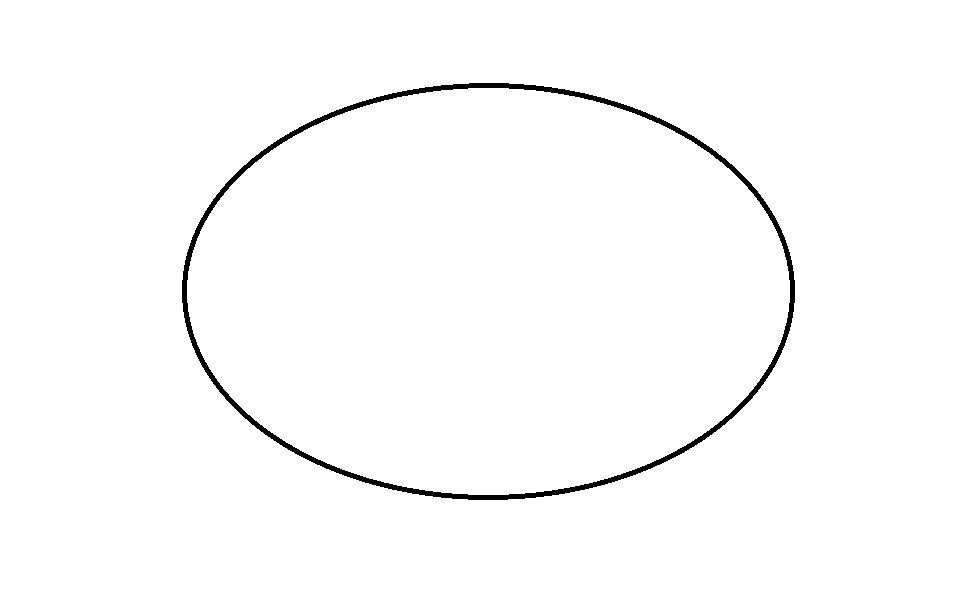
#> input picture circle_image.png, 960 x 600 px
$ python circular.py
#> lines starting #> are read from the running program, lines starting #| are printed output that depends on the picture; after the words box and inside, x2 and y2 are one past the last pixel; in counts of white or black regions, pixels touching at a corner belong together; long printed decimals are rounded
import cv2
import numpy as np

# Load the image
image = cv2.imread('circle_image.png', cv2.IMREAD_GRAYSCALE)
#> image: shape (600, 960); 98.6% white; 1 black region

# Apply a binary threshold to highlight the ellipse
_, thresh = cv2.threshold(image, 127, 255, cv2.THRESH_BINARY)

# Find contours in the thresholded image
contours, _ = cv2.findContours(thresh, cv2.RETR_LIST, cv2.CHAIN_APPROX_SIMPLE)
#> contours = 3 contours; box (x1, y1, x2, y2) and area: (0, 0, 960, 600) 574441, (181, 82, 796, 501) 201526, (187, 88, 790, 495) 191995

# Fit an ellipse to the largest contour found
for contour in contours:
    if len(contour) >= 5:  # Fit ellipse needs at least 5 points
        ellipse = cv2.fitEllipse(contour)
        (center, axes, angle) = ellipse
        print(f"Center: {center}, Axes: {axes}, Angle: {angle}")

        # Optionally draw the detected ellipse on the image
        output_image = cv2.cvtColor(image, cv2.COLOR_GRAY2BGR)
        cv2.ellipse(output_image, ellipse, (0, 255, 0), 2)
        cv2.imshow("Detected Ellipse", output_image)
        cv2.waitKey(0)
        break  # Stop after finding the first suitable ellipse
#> this loop made 1 pass
#> (center, axes, angle) on pass 1: ((488, 291), (406, 602.1), 90)
#| Center: (488.038, 291.031), Axes: (405.990, 602.110), Angle: 89.998
#> pass 1, `cv2.imshow("Detected Ellipse", output_image)`:
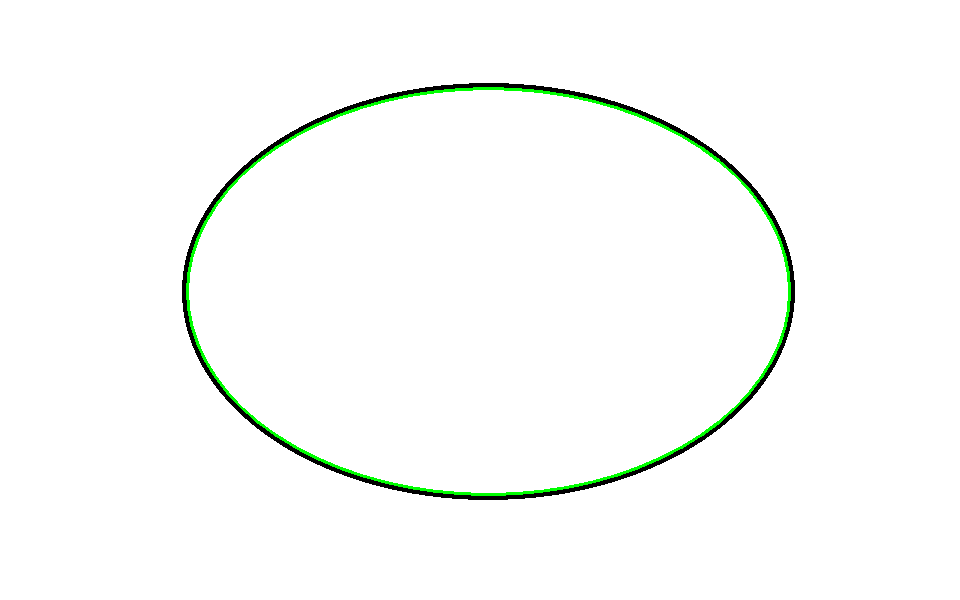
#> window 'Detected Ellipse': shape (600, 960, 3); mean B, G, R 250, 252, 250

$ run again, with avi.png copied over circle_image.png
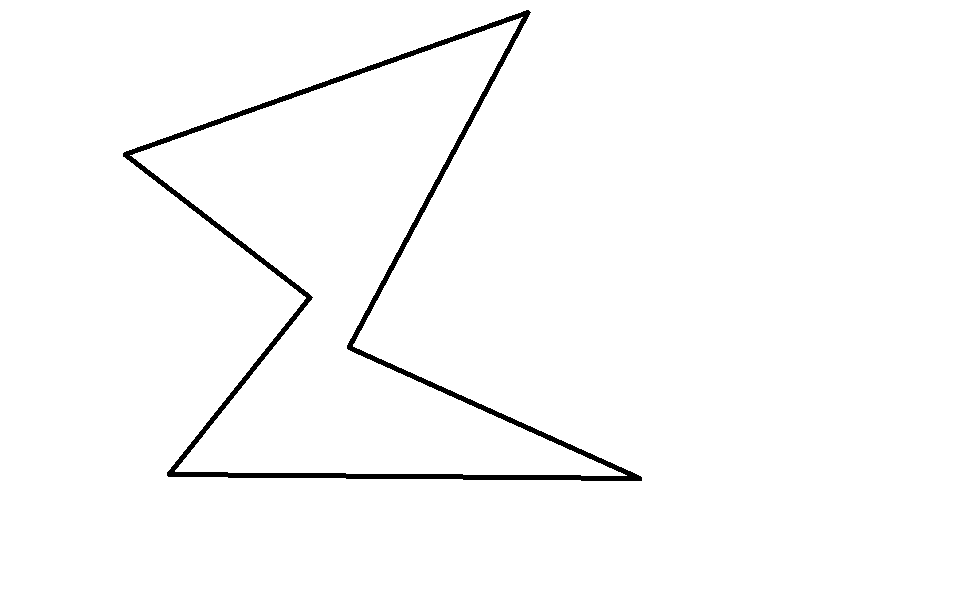
#> input picture avi.png, 960 x 600 px
#> image: shape (600, 960); 98.2% white; 1 black region
#> contours = 3 contours; box (x1, y1, x2, y2) and area: (0, 0, 960, 600) 574441, (122, 9, 643, 482) 96276, (130, 17, 627, 476) 84204
#> the loop `for contour in contours:` made 1 pass
#> (center, axes, angle) on pass 1: ((845.3, 229.8), (495.4, 1255.2), 88.8)
#> (printed output is left out)
#> pass 1, `cv2.imshow("Detected Ellipse", output_image)`:
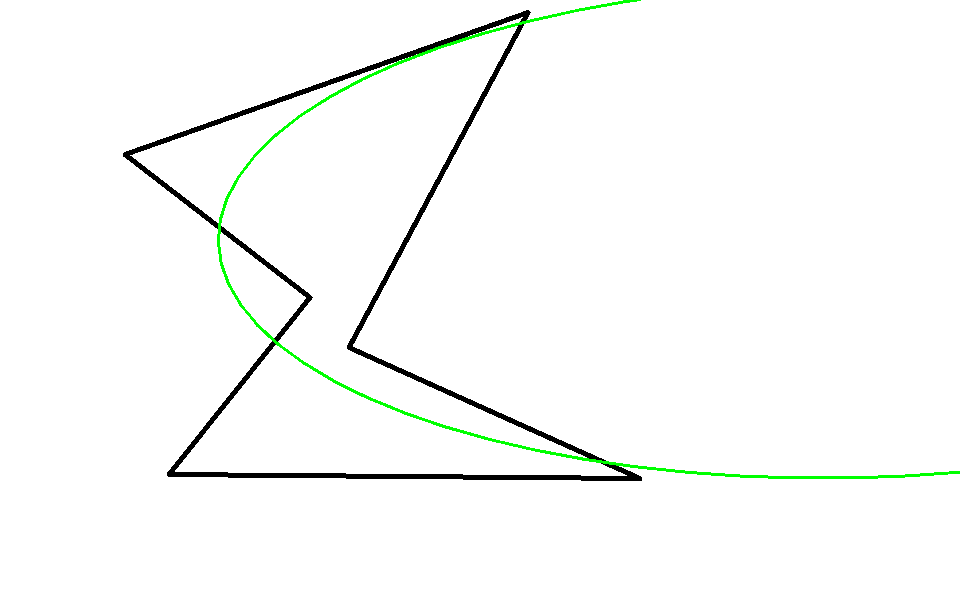
#> window 'Detected Ellipse': shape (600, 960, 3); mean B, G, R 248.8, 250.5, 248.8

$ run again, with example_plan.png copied over circle_image.png
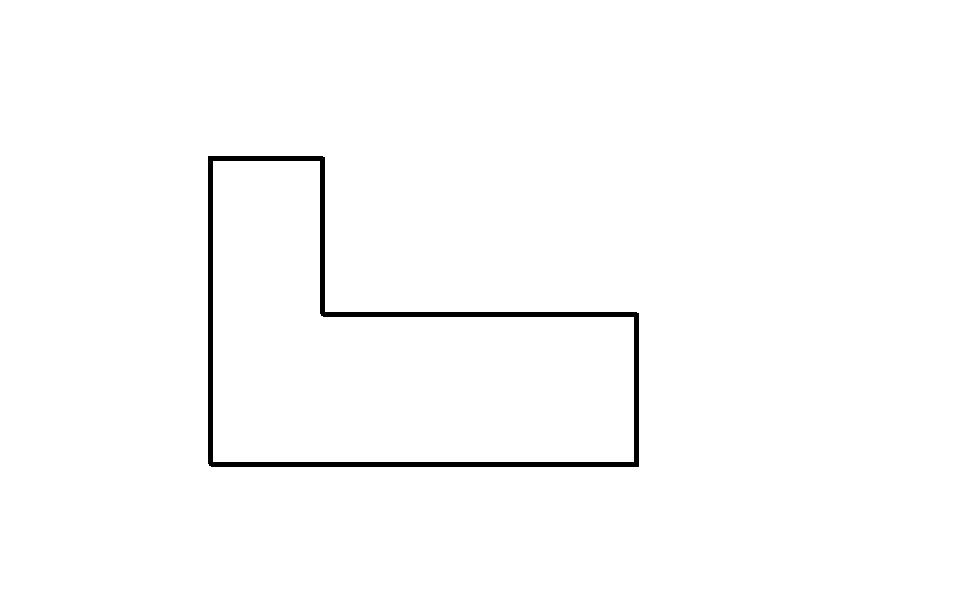
#> input picture example_plan.png, 960 x 600 px
#> image: shape (600, 960); 98.7% white; 1 black region
#> contours = 3 contours; box (x1, y1, x2, y2) and area: (0, 0, 960, 600) 574441, (207, 155, 640, 468) 85786, (213, 161, 634, 462) 77022
#> the loop `for contour in contours:` made 1 pass
#> (center, axes, angle) on pass 1: ((447.9, 287.2), (336.1, 466.1), 1.16)
#> (printed output is left out)
#> pass 1, `cv2.imshow("Detected Ellipse", output_image)`:
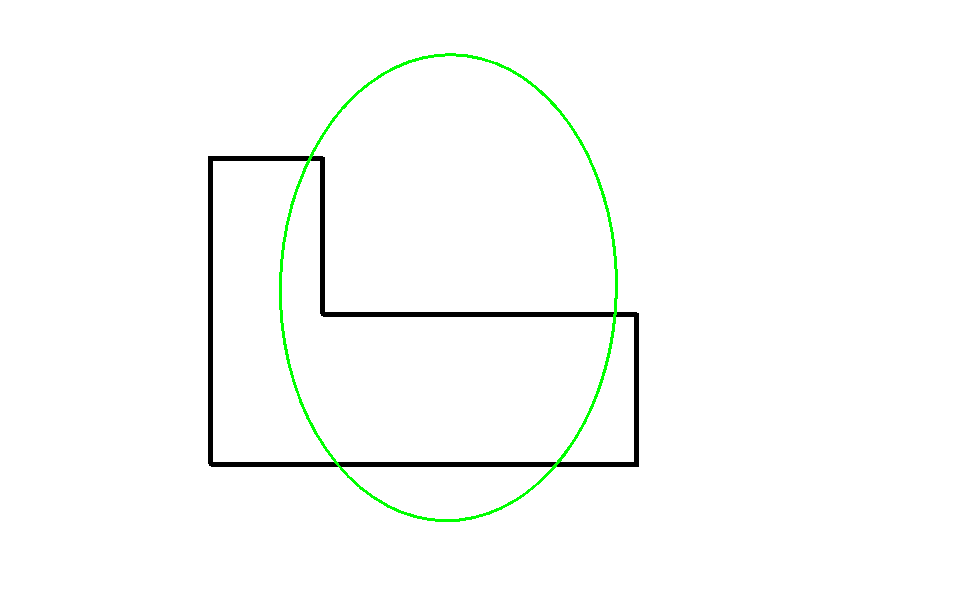
#> window 'Detected Ellipse': shape (600, 960, 3); mean B, G, R 250.1, 251.8, 250.1

$ run again, with joystick.png copied over circle_image.png
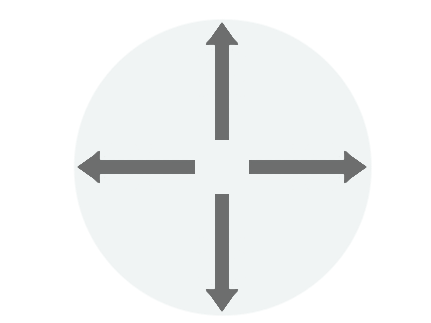
#> input picture joystick.png, 431 x 323 px
#> `_, thresh = cv2.threshold(image, 127, 255, cv2.THRESH_BINARY)`:
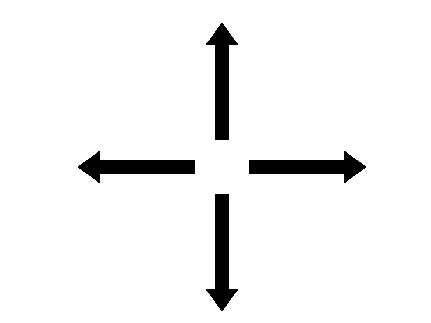
#> thresh: shape (323, 431); 95.1% white; 4 black regions
#> contours = 5 contours; box (x1, y1, x2, y2) and area: (0, 0, 431, 323) 138460, (205, 193, 239, 312) 1836, (248, 150, 367, 184) 1836, (77, 150, 196, 184) 1836, (205, 22, 239, 141) 1836
#> the loop `for contour in contours:` made 1 pass
#> (center, axes, angle) on pass 1: ((221.5, 248.8), (42.42, 116.2), 0)
#> (printed output is left out)
#> pass 1, `cv2.imshow("Detected Ellipse", output_image)`:
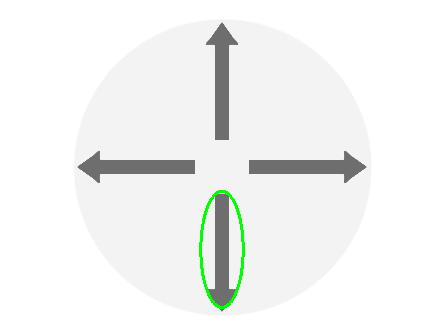
#> window 'Detected Ellipse': shape (323, 431, 3); mean B, G, R 241.2, 242.6, 241.2
